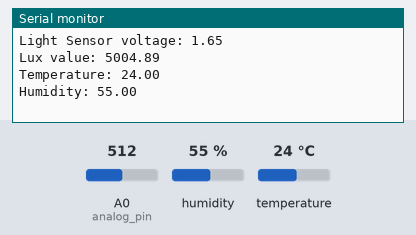
A sketch run on a simulated ESP8266 (NodeMCU). On the bench: the last lines printed to the serial monitor. Inputs (shaded band) come from the test bench; at power-on: humidity 55 %, A0 (analog_pin) = 512, temperature 24 °C.

Above: at 2.8 s.
2.9 s: humidity set to 22 %
At 5.3 s:
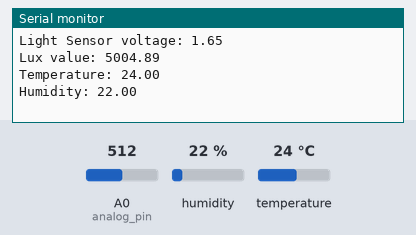
5.6 s: A0 (analog_pin) set to 716
8.3 s: temperature set to 12 °C
At 10.8 s:
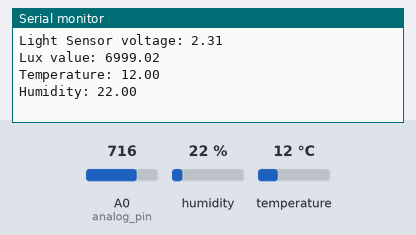
11.0 s: A0 (analog_pin) set to 900
13.7 s: humidity set to 40 %
At 15.3 s:
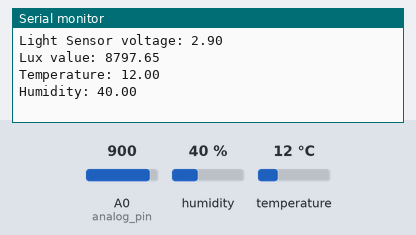
Timing chart, 0 to 16.8 s (numbered marks = the images above; inputs shaded):
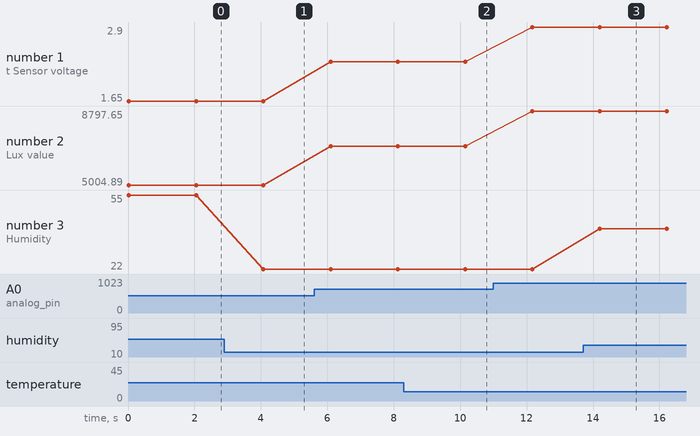

Measured:
- after the input at 2.9 s, the serial monitor: prints a new line after 1.2 s (image 1)
- after the input at 8.3 s, the serial monitor: prints a new line after 1.9 s (image 2)
- after the input at 13.7 s, the serial monitor: prints a new line after 0.50 s (image 3)
- plotted number 1: 1.65 → 2.31 after the input at 5.6 s, 2.31 → 2.9 after the input at 11.0 s
- plotted number 2: 5004.89 → 6999.02 after the input at 5.6 s, 6999.02 → 8797.65 after the input at 11.0 s
- plotted number 3: 55 → 22 after the input at 2.9 s, 22 → 40 after the input at 13.7 s

The sketch:

Micro_Climate_Sensor.ino
```cpp
/*
   Code for sending Temperature, Humidity and Lux Readings from Sensors to ThingSpeak

   Author: Tristan Fivaz

   Occupation: Townsville City Council Sustainability Support Officer

   Version 1.0

   Recent Update: None
*/

/* Import Libraries  */
#include <ESP8266WiFi.h>
#include "DHT.h"

/* Definitions */
#define DHTPIN D3
#define DHTTYPE DHT11

const int analog_pin = A0;      // Analog light sensor pin

// Calibration values (adjust these based on your sensor and environment)
const float voltage_min = 0.0;  // Minimum sensor voltage (corresponding to 0 lux)
const float voltage_max = 3.3;  // Maximum sensor voltage (corresponding to maximum lux)

const int lux_min = 0;          // Minimum lux value
const int lux_max = 10000;      // Maximum lux value

float voltage_to_lux(float voltage_value) {
  // Convert sensor voltage to lux using calibration constants
  float slope = (lux_max - lux_min) / (voltage_max - voltage_min);
  float intercept = lux_min - slope * voltage_min;
  float lux = slope * voltage_value + intercept;
  return lux;
}

DHT dht(DHTPIN, DHTTYPE);

void setup() {
  Serial.begin(115200);
  dht.begin();
}

void loop() {
  int analog_value = analogRead(analog_pin);
  float sensor_voltage = analog_value * (3.3 / 1023.0);
  float temperature = dht.readTemperature();    // Reads temperature as Celsius (the default)
  float humidity = dht.readHumidity();          // Reads humidity %

  // Convert sensor voltage to lux
  float lux_value = voltage_to_lux(sensor_voltage);

  // Print the result
  Serial.print("Light Sensor voltage: ");
  Serial.println(sensor_voltage, 2);
  Serial.print("Lux value: ");
  Serial.println(lux_value, 2);
  Serial.print("Temperature: ");
  Serial.println(temperature, 2);
  Serial.print("Humidity: ");
  Serial.println(humidity, 2);
  Serial.println(" ");

  delay(2000);
}
```
